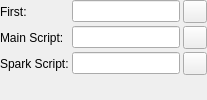
                  <widget class="QWidget" name="tasksScriptWidget" native="true">
                   <property name="sizePolicy">
                    <sizepolicy hsizetype="Preferred" vsizetype="Fixed">
                     <horstretch>0</horstretch>
                     <verstretch>0</verstretch>
                    </sizepolicy>
                   </property>
                   <property name="minimumSize">
                    <size>
                     <width>0</width>
                     <height>72</height>
                    </size>
                   </property>
                   <layout class="QFormLayout" name="formLayout_3">
                    <property name="horizontalSpacing">
                     <number>3</number>
                    </property>
                    <property name="verticalSpacing">
                     <number>3</number>
                    </property>
                    <property name="margin">
                     <number>0</number>
                    </property>
                    <item row="0" column="0">
                     <widget class="QLabel" name="tasksFirstLabel">
                      <property name="text">
                       <string>First:</string>
                      </property>
                     </widget>
                    </item>
                    <item row="0" column="1">
                     <widget class="QWidget" name="tasksFirstWidget" native="true">
                      <layout class="QHBoxLayout" name="horizontalLayout_2">
                       <property name="spacing">
                        <number>3</number>
                       </property>
                       <property name="margin">
                        <number>0</number>
                       </property>
                       <item>
                        <widget class="QLineEdit" name="tasksFirstEdit">
                         <property name="sizePolicy">
                          <sizepolicy hsizetype="Expanding" vsizetype="Fixed">
                           <horstretch>0</horstretch>
                           <verstretch>0</verstretch>
                          </sizepolicy>
                         </property>
                         <property name="minimumSize">
                          <size>
                           <width>0</width>
                           <height>20</height>
                          </size>
                         </property>
                         <property name="toolTip">
                          <string>Absolute or relative path from an include directory to the tasks first. Only needed for external processes</string>
                         </property>
                        </widget>
                       </item>
                       <item>
                        <widget class="QToolButton" name="tasksFirstLoadButton">
                         <property name="toolTip">
                          <string>Load an first</string>
                         </property>
                         <property name="text">
                          <string/>
                         </property>
                         <property name="icon">
                          <iconset resource="imageresources.qrc">
                           <normaloff>:/folder</normaloff>:/folder</iconset>
                         </property>
                        </widget>
                       </item>
                      </layout>
                     </widget>
                    </item>
                    <item row="1" column="0">
                     <widget class="QLabel" name="tasksSecondLabel">
                      <property name="text">
                       <string>Main Script:</string>
                      </property>
                     </widget>
                    </item>
                    <item row="1" column="1">
                     <widget class="QWidget" name="tasksSecondWidget" native="true">
                      <layout class="QHBoxLayout" name="horizontalLayout_8">
                       <property name="spacing">
                        <number>3</number>
                       </property>
                       <property name="margin">
                        <number>0</number>
                       </property>
                       <item>
                        <widget class="QLineEdit" name="tasksSecondEdit">
                         <property name="sizePolicy">
                          <sizepolicy hsizetype="Expanding" vsizetype="Fixed">
                           <horstretch>0</horstretch>
                           <verstretch>0</verstretch>
                          </sizepolicy>
                         </property>
                         <property name="minimumSize">
                          <size>
                           <width>0</width>
                           <height>20</height>
                          </size>
                         </property>
                         <property name="toolTip">
                          <string>Absolute or relative path from an include directory to a script for the main task to start with</string>
                         </property>
                        </widget>
                       </item>
                       <item>
                        <widget class="QToolButton" name="tasksSecondLoadButton">
                         <property name="toolTip">
                          <string>Load an initialization script</string>
                         </property>
                         <property name="text">
                          <string/>
                         </property>
                         <property name="icon">
                          <iconset resource="imageresources.qrc">
                           <normaloff>:/folder</normaloff>:/folder</iconset>
                         </property>
                        </widget>
                       </item>
                      </layout>
                     </widget>
                    </item>
                    <item row="2" column="0">
                     <widget class="QLabel" name="tasksThirdLabel">
                      <property name="text">
                       <string>Spark Script:</string>
                      </property>
                     </widget>
                    </item>
                    <item row="2" column="1">
                     <widget class="QWidget" name="tasksthirdWidget" native="true">
                      <layout class="QHBoxLayout" name="horizontalLayout_9">
                       <property name="spacing">
                        <number>3</number>
                       </property>
                       <property name="margin">
                        <number>0</number>
                       </property>
                       <item>
                        <widget class="QLineEdit" name="tasksThirdEdit">
                         <property name="sizePolicy">
                          <sizepolicy hsizetype="Expanding" vsizetype="Fixed">
                           <horstretch>0</horstretch>
                           <verstretch>0</verstretch>
                          </sizepolicy>
                         </property>
                         <property name="minimumSize">
                          <size>
                           <width>0</width>
                           <height>20</height>
                          </size>
                         </property>
                         <property name="toolTip">
                          <string>Absolute or relative path from an include directory to a script to start the spark core with</string>
                         </property>
                        </widget>
                       </item>
                       <item>
                        <widget class="QToolButton" name="tasksThirdLoadButton">
                         <property name="toolTip">
                          <string>Load a spark initialization script</string>
                         </property>
                         <property name="text">
                          <string/>
                         </property>
                         <property name="icon">
                          <iconset resource="imageresources.qrc">
                           <normaloff>:/folder</normaloff>:/folder</iconset>
                         </property>
                        </widget>
                       </item>
                      </layout>
                     </widget>
                    </item>
                   </layout>
                  </widget>
